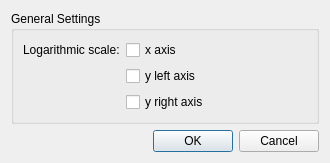
<?xml version="1.0" encoding="UTF-8"?>
<ui version="4.0">
 <class>ChartsDialog</class>
 <widget class="QDialog" name="ChartsDialog">
  <property name="windowModality">
   <enum>Qt::NonModal</enum>
  </property>
  <property name="geometry">
   <rect>
    <x>0</x>
    <y>0</y>
    <width>330</width>
    <height>148</height>
   </rect>
  </property>
  <property name="windowTitle">
   <string>Edit Parameters</string>
  </property>
  <property name="modal">
   <bool>true</bool>
  </property>
  <layout class="QVBoxLayout" name="verticalLayout">
   <item>
    <widget class="QGroupBox" name="groupBoxSettings">
     <property name="title">
      <string>General Settings</string>
     </property>
     <layout class="QVBoxLayout" name="verticalLayout_3">
      <item>
       <layout class="QFormLayout" name="formLayout">
        <item row="0" column="0">
         <widget class="QLabel" name="labelLogScale">
          <property name="text">
           <string>Logarithmic scale:</string>
          </property>
         </widget>
        </item>
        <item row="0" column="1">
         <widget class="QCheckBox" name="checkBoxXscale">
          <property name="text">
           <string>x axis</string>
          </property>
         </widget>
        </item>
        <item row="1" column="1">
         <widget class="QCheckBox" name="checkBoxYleftScale">
          <property name="text">
           <string>y left axis</string>
          </property>
         </widget>
        </item>
        <item row="2" column="1">
         <widget class="QCheckBox" name="checkBoxYrightScale">
          <property name="text">
           <string>y right axis</string>
          </property>
         </widget>
        </item>
       </layout>
      </item>
     </layout>
    </widget>
   </item>
   <item>
    <layout class="QHBoxLayout" name="horizontalLayout_2">
     <item>
      <widget class="QDialogButtonBox" name="buttonBox">
       <property name="orientation">
        <enum>Qt::Horizontal</enum>
       </property>
       <property name="standardButtons">
        <set>QDialogButtonBox::Cancel|QDialogButtonBox::Ok</set>
       </property>
      </widget>
     </item>
    </layout>
   </item>
  </layout>
 </widget>
 <resources/>
 <connections>
  <connection>
   <sender>buttonBox</sender>
   <signal>accepted()</signal>
   <receiver>ChartsDialog</receiver>
   <slot>accept()</slot>
   <hints>
    <hint type="sourcelabel">
     <x>394</x>
     <y>295</y>
    </hint>
    <hint type="destinationlabel">
     <x>18</x>
     <y>278</y>
    </hint>
   </hints>
  </connection>
  <connection>
   <sender>buttonBox</sender>
   <signal>rejected()</signal>
   <receiver>ChartsDialog</receiver>
   <slot>reject()</slot>
   <hints>
    <hint type="sourcelabel">
     <x>525</x>
     <y>290</y>
    </hint>
    <hint type="destinationlabel">
     <x>485</x>
     <y>279</y>
    </hint>
   </hints>
  </connection>
 </connections>
</ui>
